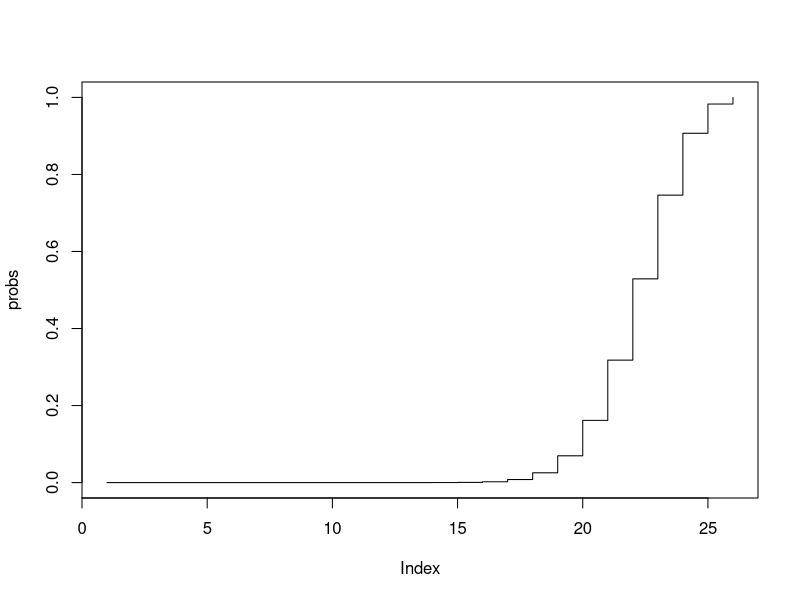

The R source for this figure:
## ---- chunk 1
knitr::opts_chunk$set(echo = TRUE)
## ---- chunk 2
0.85 * 25
sqrt(25*0.85*0.15)
## ---- chunk 3
1 - pbinom(18 - 1, 25, 0.85)
## ---- chunk 4
pbinom(18, 25, 0.85)
## ---- chunk 5
0.85 * 25 + 1.96 * sqrt(25*0.85*0.15)
0.85 * 25 - 1.96 * sqrt(25*0.85*0.15)
## ---- chunk 6
dbinom(10, 10, 94/117)
1 - pbinom(9, 10, 94/117)
## ---- chunk 7
pbinom(3, 5, 94/117)
## ---- chunk 8
1 - pbinom(4 - 1, 5, 94/117)
## ---- chunk 9
1 - pbinom(8, 10, 94/117)
## ---- chunk 10
10 * 94 / 117 + 1.96 * sqrt(10 * 94 / 117 * 23 / 117)
10 * 94 / 117 - 1.96 * sqrt(10 * 94 / 117 * 23 / 117)
## ---- chunk 11
probs <- dbinom(0:5, 5, 94/117)
probs
sum(probs ^ 2)
## ---- chunk 12
probs <- pbinom(0:25, 25, 0.85)
probs
## ---- chunk 13
plot(probs, type="s")
